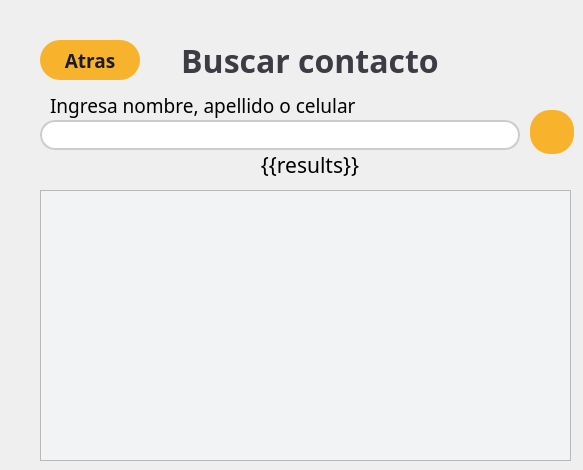
    <widget class="QWidget" name="searchConcts">
     <property name="palette">
      <palette>
       <active>
        <colorrole role="Text">
         <brush brushstyle="SolidPattern">
          <color alpha="216">
           <red>26</red>
           <green>27</green>
           <blue>37</blue>
          </color>
         </brush>
        </colorrole>
        <colorrole role="Base">
         <brush brushstyle="SolidPattern">
          <color alpha="255">
           <red>242</red>
           <green>243</green>
           <blue>244</blue>
          </color>
         </brush>
        </colorrole>
        <colorrole role="PlaceholderText">
         <brush brushstyle="SolidPattern">
          <color alpha="128">
           <red>26</red>
           <green>27</green>
           <blue>37</blue>
          </color>
         </brush>
        </colorrole>
       </active>
       <inactive>
        <colorrole role="Text">
         <brush brushstyle="SolidPattern">
          <color alpha="216">
           <red>26</red>
           <green>27</green>
           <blue>37</blue>
          </color>
         </brush>
        </colorrole>
        <colorrole role="Base">
         <brush brushstyle="SolidPattern">
          <color alpha="255">
           <red>242</red>
           <green>243</green>
           <blue>244</blue>
          </color>
         </brush>
        </colorrole>
        <colorrole role="PlaceholderText">
         <brush brushstyle="SolidPattern">
          <color alpha="128">
           <red>26</red>
           <green>27</green>
           <blue>37</blue>
          </color>
         </brush>
        </colorrole>
       </inactive>
       <disabled>
        <colorrole role="Text">
         <brush brushstyle="SolidPattern">
          <color alpha="63">
           <red>255</red>
           <green>255</green>
           <blue>255</blue>
          </color>
         </brush>
        </colorrole>
        <colorrole role="Base">
         <brush brushstyle="SolidPattern">
          <color alpha="255">
           <red>242</red>
           <green>243</green>
           <blue>244</blue>
          </color>
         </brush>
        </colorrole>
        <colorrole role="PlaceholderText">
         <brush brushstyle="SolidPattern">
          <color alpha="128">
           <red>255</red>
           <green>255</green>
           <blue>255</blue>
          </color>
         </brush>
        </colorrole>
       </disabled>
      </palette>
     </property>
     <widget class="QPushButton" name="backBTN_3">
      <property name="geometry">
       <rect>
        <x>40</x>
        <y>40</y>
        <width>100</width>
        <height>40</height>
       </rect>
      </property>
      <property name="font">
       <font>
        <family>IBM Plex Mono</family>
        <pointsize>14</pointsize>
        <weight>75</weight>
        <bold>true</bold>
       </font>
      </property>
      <property name="styleSheet">
       <string notr="true">QPushButton {
    border-radius: 20px;
    background-color: #f7b32b;
color: #1a1b25;
}

QPushButton:hover {
    background-color: #ffc04c; /* Change color on hover */
}

QPushButton:pressed {
    background-color: #d18f23; /* Change color when pressed */
}
</string>
      </property>
      <property name="text">
       <string>Atras</string>
      </property>
      <property name="icon">
       <iconset resource="img.qrc">
        <normaloff>:/icons/atras.svg</normaloff>:/icons/atras.svg</iconset>
      </property>
      <property name="iconSize">
       <size>
        <width>24</width>
        <height>24</height>
       </size>
      </property>
     </widget>
     <widget class="QLabel" name="mainHeader_4">
      <property name="geometry">
       <rect>
        <x>150</x>
        <y>40</y>
        <width>320</width>
        <height>40</height>
       </rect>
      </property>
      <property name="palette">
       <palette>
        <active>
         <colorrole role="WindowText">
          <brush brushstyle="SolidPattern">
           <color alpha="216">
            <red>26</red>
            <green>27</green>
            <blue>37</blue>
           </color>
          </brush>
         </colorrole>
         <colorrole role="Base">
          <brush brushstyle="SolidPattern">
           <color alpha="255">
            <red>30</red>
            <green>30</green>
            <blue>30</blue>
           </color>
          </brush>
         </colorrole>
         <colorrole role="Window">
          <brush brushstyle="SolidPattern">
           <color alpha="255">
            <red>242</red>
            <green>243</green>
            <blue>244</blue>
           </color>
          </brush>
         </colorrole>
        </active>
        <inactive>
         <colorrole role="WindowText">
          <brush brushstyle="SolidPattern">
           <color alpha="216">
            <red>26</red>
            <green>27</green>
            <blue>37</blue>
           </color>
          </brush>
         </colorrole>
         <colorrole role="Base">
          <brush brushstyle="SolidPattern">
           <color alpha="255">
            <red>30</red>
            <green>30</green>
            <blue>30</blue>
           </color>
          </brush>
         </colorrole>
         <colorrole role="Window">
          <brush brushstyle="SolidPattern">
           <color alpha="255">
            <red>242</red>
            <green>243</green>
            <blue>244</blue>
           </color>
          </brush>
         </colorrole>
        </inactive>
        <disabled>
         <colorrole role="WindowText">
          <brush brushstyle="SolidPattern">
           <color alpha="63">
            <red>255</red>
            <green>255</green>
            <blue>255</blue>
           </color>
          </brush>
         </colorrole>
         <colorrole role="Base">
          <brush brushstyle="SolidPattern">
           <color alpha="255">
            <red>242</red>
            <green>243</green>
            <blue>244</blue>
           </color>
          </brush>
         </colorrole>
         <colorrole role="Window">
          <brush brushstyle="SolidPattern">
           <color alpha="255">
            <red>242</red>
            <green>243</green>
            <blue>244</blue>
           </color>
          </brush>
         </colorrole>
        </disabled>
       </palette>
      </property>
      <property name="font">
       <font>
        <family>IBM Plex Mono</family>
        <pointsize>24</pointsize>
        <weight>75</weight>
        <bold>true</bold>
       </font>
      </property>
      <property name="text">
       <string>Buscar contacto</string>
      </property>
      <property name="alignment">
       <set>Qt::AlignCenter</set>
      </property>
     </widget>
     <widget class="QLineEdit" name="searchInput">
      <property name="geometry">
       <rect>
        <x>40</x>
        <y>120</y>
        <width>480</width>
        <height>30</height>
       </rect>
      </property>
      <property name="palette">
       <palette>
        <active>
         <colorrole role="WindowText">
          <brush brushstyle="SolidPattern">
           <color alpha="255">
            <red>26</red>
            <green>27</green>
            <blue>37</blue>
           </color>
          </brush>
         </colorrole>
         <colorrole role="Button">
          <brush brushstyle="SolidPattern">
           <color alpha="255">
            <red>255</red>
            <green>255</green>
            <blue>255</blue>
           </color>
          </brush>
         </colorrole>
         <colorrole role="Text">
          <brush brushstyle="SolidPattern">
           <color alpha="255">
            <red>26</red>
            <green>27</green>
            <blue>37</blue>
           </color>
          </brush>
         </colorrole>
         <colorrole role="ButtonText">
          <brush brushstyle="SolidPattern">
           <color alpha="255">
            <red>26</red>
            <green>27</green>
            <blue>37</blue>
           </color>
          </brush>
         </colorrole>
         <colorrole role="Base">
          <brush brushstyle="SolidPattern">
           <color alpha="255">
            <red>255</red>
            <green>255</green>
            <blue>255</blue>
           </color>
          </brush>
         </colorrole>
         <colorrole role="Window">
          <brush brushstyle="SolidPattern">
           <color alpha="255">
            <red>255</red>
            <green>255</green>
            <blue>255</blue>
           </color>
          </brush>
         </colorrole>
         <colorrole role="PlaceholderText">
          <brush brushstyle="NoBrush">
           <color alpha="128">
            <red>26</red>
            <green>27</green>
            <blue>37</blue>
           </color>
          </brush>
         </colorrole>
        </active>
        <inactive>
         <colorrole role="WindowText">
          <brush brushstyle="SolidPattern">
           <color alpha="255">
            <red>26</red>
            <green>27</green>
            <blue>37</blue>
           </color>
          </brush>
         </colorrole>
         <colorrole role="Button">
          <brush brushstyle="SolidPattern">
           <color alpha="255">
            <red>255</red>
            <green>255</green>
            <blue>255</blue>
           </color>
          </brush>
         </colorrole>
         <colorrole role="Text">
          <brush brushstyle="SolidPattern">
           <color alpha="255">
            <red>26</red>
            <green>27</green>
            <blue>37</blue>
           </color>
          </brush>
         </colorrole>
         <colorrole role="ButtonText">
          <brush brushstyle="SolidPattern">
           <color alpha="255">
            <red>26</red>
            <green>27</green>
            <blue>37</blue>
           </color>
          </brush>
         </colorrole>
         <colorrole role="Base">
          <brush brushstyle="SolidPattern">
           <color alpha="255">
            <red>255</red>
            <green>255</green>
            <blue>255</blue>
           </color>
          </brush>
         </colorrole>
         <colorrole role="Window">
          <brush brushstyle="SolidPattern">
           <color alpha="255">
            <red>255</red>
            <green>255</green>
            <blue>255</blue>
           </color>
          </brush>
         </colorrole>
         <colorrole role="PlaceholderText">
          <brush brushstyle="NoBrush">
           <color alpha="128">
            <red>26</red>
            <green>27</green>
            <blue>37</blue>
           </color>
          </brush>
         </colorrole>
        </inactive>
        <disabled>
         <colorrole role="WindowText">
          <brush brushstyle="SolidPattern">
           <color alpha="255">
            <red>26</red>
            <green>27</green>
            <blue>37</blue>
           </color>
          </brush>
         </colorrole>
         <colorrole role="Button">
          <brush brushstyle="SolidPattern">
           <color alpha="255">
            <red>255</red>
            <green>255</green>
            <blue>255</blue>
           </color>
          </brush>
         </colorrole>
         <colorrole role="Text">
          <brush brushstyle="SolidPattern">
           <color alpha="255">
            <red>26</red>
            <green>27</green>
            <blue>37</blue>
           </color>
          </brush>
         </colorrole>
         <colorrole role="ButtonText">
          <brush brushstyle="SolidPattern">
           <color alpha="255">
            <red>26</red>
            <green>27</green>
            <blue>37</blue>
           </color>
          </brush>
         </colorrole>
         <colorrole role="Base">
          <brush brushstyle="SolidPattern">
           <color alpha="255">
            <red>255</red>
            <green>255</green>
            <blue>255</blue>
           </color>
          </brush>
         </colorrole>
         <colorrole role="Window">
          <brush brushstyle="SolidPattern">
           <color alpha="255">
            <red>255</red>
            <green>255</green>
            <blue>255</blue>
           </color>
          </brush>
         </colorrole>
         <colorrole role="PlaceholderText">
          <brush brushstyle="NoBrush">
           <color alpha="128">
            <red>26</red>
            <green>27</green>
            <blue>37</blue>
           </color>
          </brush>
         </colorrole>
        </disabled>
       </palette>
      </property>
      <property name="font">
       <font>
        <family>IBM Plex Mono</family>
        <pointsize>14</pointsize>
       </font>
      </property>
      <property name="styleSheet">
       <string notr="true">/* QLineEdit stylesheet for search box */
QLineEdit#searchInput {
    padding: 5px; /* Adjust padding as needed */
    border: 2px solid #CCCCCC; /* Set border */
    border-radius: 15px; /* Set border radius */
    background-color: #FFFFFF; /* Set background color */
	color: #1A1B25;
}

/* QLineEdit stylesheet for search icon */
QLineEdit#searchInput QLineEdit {
    border: none; /* Remove border for nested QLineEdit */
}

/* QLineEdit stylesheet for search icon */
QLineEdit#searchInput::icon {
    image: url(:/icons/search.svg); /* Set search icon image */
    padding-right: 5px; /* Adjust padding as needed */
}
</string>
      </property>
     </widget>
     <widget class="QPushButton" name="searchBTN">
      <property name="geometry">
       <rect>
        <x>530</x>
        <y>110</y>
        <width>44</width>
        <height>44</height>
       </rect>
      </property>
      <property name="styleSheet">
       <string notr="true">QPushButton {
    /* Set the size of the button */
    min-width: 24px;
    min-height: 24px;
    max-width: 24px;
    max-height: 24px;

    /* Set the background color */
    background-color: #F7B32B;

    /* Set the border style, radius, and color */
    border-style: none;
    border-radius: 20px; /* Half of the button size for a fully rounded button */

    /* Set text color and alignment */
    color: #1A1B25;
    text-align: center;

    /* Set font and font size */
    font-family: Arial, sans-serif;
    font-size: 16px;

    /* Add some padding to the button text */
    padding: 10px;
	
	background-image: url(:/icons/search.svg);
	background-repeat: no-repeat;
    background-position: center;
}

/* Button hover effect */
QPushButton:hover {
    background-color: #FFC04A; /* Lighter shade of the background color */
}
</string>
      </property>
      <property name="text">
       <string/>
      </property>
     </widget>
     <widget class="QListWidget" name="searchResults">
      <property name="geometry">
       <rect>
        <x>40</x>
        <y>190</y>
        <width>531</width>
        <height>271</height>
       </rect>
      </property>
     </widget>
     <widget class="QLabel" name="results">
      <property name="geometry">
       <rect>
        <x>70</x>
        <y>150</y>
        <width>480</width>
        <height>30</height>
       </rect>
      </property>
      <property name="font">
       <font>
        <family>IBM Plex Mono</family>
        <pointsize>16</pointsize>
       </font>
      </property>
      <property name="text">
       <string>{{results}}</string>
      </property>
      <property name="alignment">
       <set>Qt::AlignCenter</set>
      </property>
     </widget>
     <widget class="QLabel" name="parameterQ">
      <property name="geometry">
       <rect>
        <x>50</x>
        <y>90</y>
        <width>480</width>
        <height>30</height>
       </rect>
      </property>
      <property name="font">
       <font>
        <family>IBM Plex Mono</family>
        <pointsize>14</pointsize>
       </font>
      </property>
      <property name="text">
       <string>Ingresa nombre, apellido o celular</string>
      </property>
      <property name="alignment">
       <set>Qt::AlignLeading|Qt::AlignLeft|Qt::AlignVCenter</set>
      </property>
     </widget>
    </widget>
